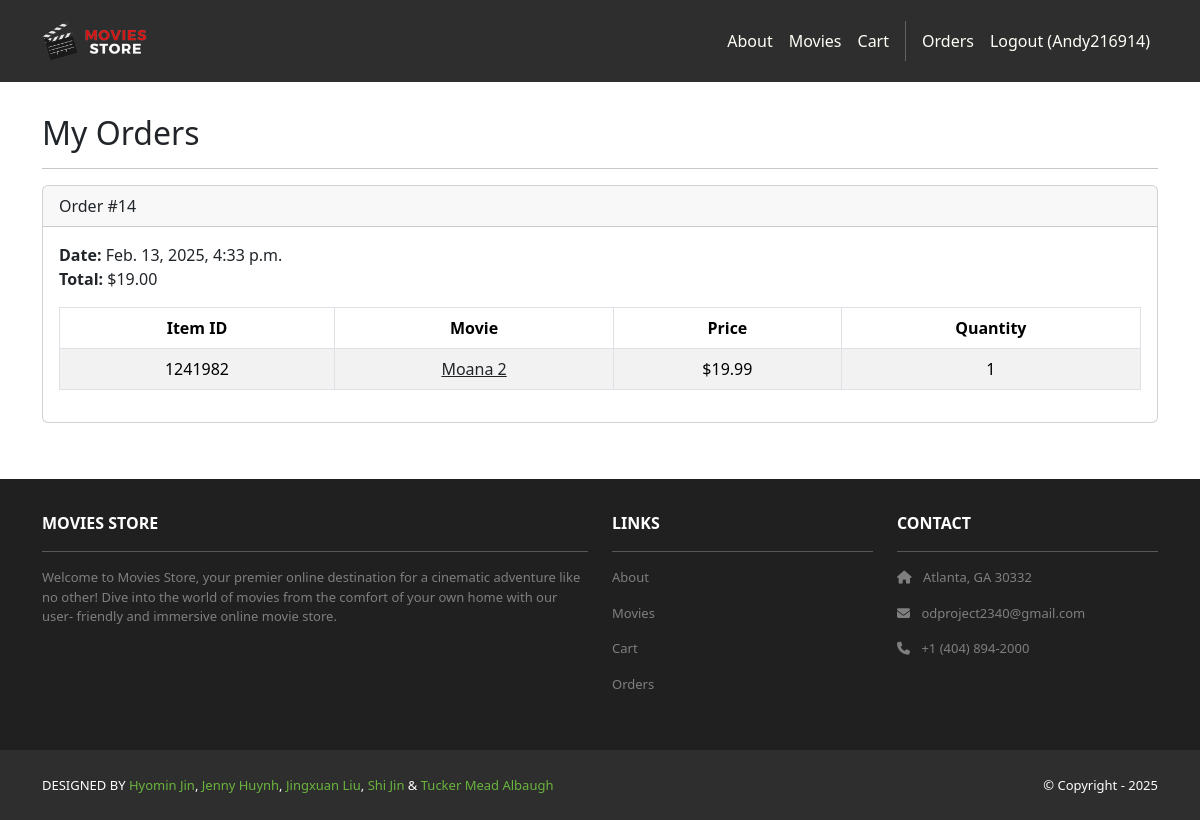
The page /accounts/orders/ (signed in) on the database as committed earlier.
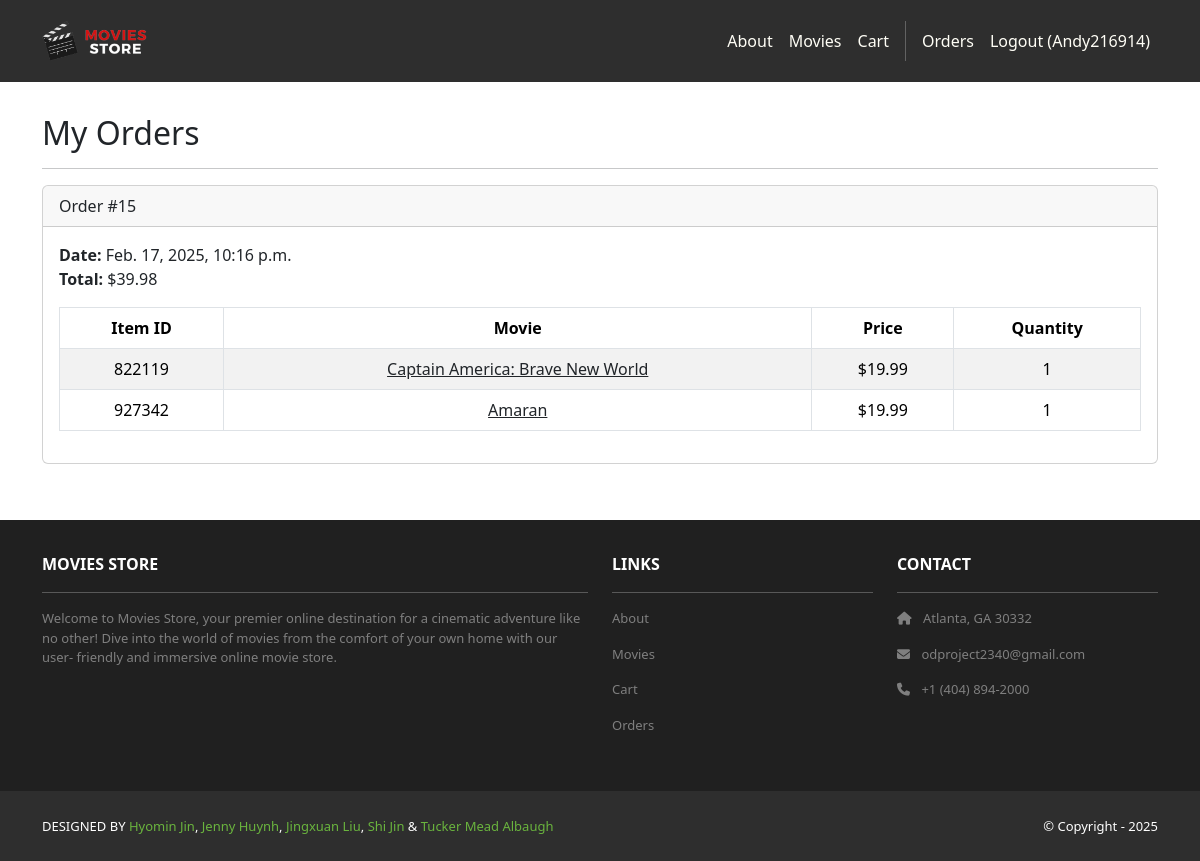
The same page on the database as committed later.
### cart/models.py (models this page shows, shortened)
class Order(models.Model):
    id = models.AutoField(primary_key=True)
    total = models.DecimalField(max_digits=10, decimal_places=2, default=Decimal('0.00'))
    date = models.DateTimeField(auto_now_add=True)
    user = models.ForeignKey(User,
        on_delete=models.CASCADE)

class Item(models.Model):
    id = models.AutoField(primary_key=True)
    price = models.DecimalField(max_digits=10, decimal_places=2, default=Decimal('0.00'))
    quantity = models.IntegerField()
    order = models.ForeignKey(Order,
        on_delete=models.CASCADE)
    movie = models.ForeignKey(Movie,
        on_delete=models.CASCADE)

### movies/models.py (models this page shows, shortened)
class Movie(models.Model):
    id = models.AutoField(primary_key=True)
    name = models.CharField(max_length=255)
    price = models.DecimalField(max_digits=5, decimal_places=2)
    description = models.TextField()
    image = models.URLField(max_length=500, blank=True)

### accounts/views.py (the view)
# urls.py: path('orders/', views.orders, name='accounts.orders'),
@login_required
def orders(request):
    template_data = {}
    template_data['title'] = 'Orders'
    template_data['orders'] = request.user.order_set.all()
    return render(request, 'accounts/orders.html',
        {'template_data': template_data})

### accounts/templates/accounts/orders.html
{% extends 'base.html' %}
{% block content %}
<div class="p-3">
  <div class="container">
    <div class="row mt-3">
      <div class="col mx-auto mb-3">
        <h2>My Orders</h2>
        <hr />
        {% for order in template_data.orders %}
        <div class="card mb-4">
          <div class="card-header">
            Order #{{ order.id }}
          </div>
          <div class="card-body">
            <b>Date:</b> {{ order.date }}<br />
            <b>Total:</b> ${{ order.total }}<br />
            <table class="table table-bordered
              table-striped text-center mt-3">
              <thead>
                <tr>
                  <th scope="col">Item ID</th>
                  <th scope="col">Movie</th>
                  <th scope="col">Price</th>
                  <th scope="col">Quantity</th>
                </tr>
              </thead>
              <tbody>
                {% for item in order.item_set.all %}
                <tr>
                  <td>{{ item.movie.id }}</td>
                  <td>
                    <a class="link-dark"
                      href="{% url 'movies.show' id=item.movie.id %}">
                      {{ item.movie.name }}
                    </a>
                  </td>
                  <td>${{ item.movie.price }}</td>
                  <td>{{ item.quantity }}</td>
                </tr>
                {% endfor %}
              </tbody>
            </table>
          </div>
        </div>
        {% endfor %}
      </div>
    </div>
  </div>
</div>
{% endblock content %}

Rows that differ between the two databases and show on the page:
removed Order: id "14", date "Feb. 13, 2025, 4:33 p.m.", total "19.00"
removed Item: movie.id "1241982", movie.name "Moana 2", movie.price "19.99", quantity "1", shown under "14"
added Order: id "15", date "Feb. 17, 2025, 10:16 p.m.", total "39.98"
added Item: movie.id "822119", movie.name "Captain America: Brave New World", movie.price "19.99", quantity "1", shown under "15"
added Item: movie.id "927342", movie.name "Amaran", movie.price "19.99", quantity "1", shown under "15"
